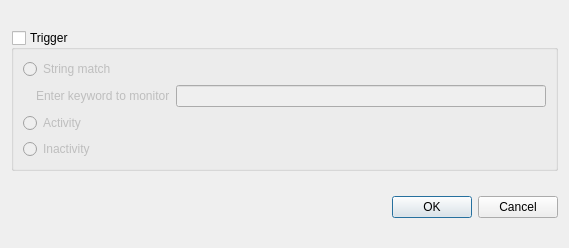
<?xml version="1.0" encoding="UTF-8"?>
<ui version="4.0">
 <class>TriggerSetupDialog</class>
 <widget class="QDialog" name="TriggerSetupDialog">
  <property name="geometry">
   <rect>
    <x>0</x>
    <y>0</y>
    <width>569</width>
    <height>248</height>
   </rect>
  </property>
  <property name="sizePolicy">
   <sizepolicy hsizetype="Preferred" vsizetype="Maximum">
    <horstretch>0</horstretch>
    <verstretch>0</verstretch>
   </sizepolicy>
  </property>
  <property name="windowTitle">
   <string>Dialog</string>
  </property>
  <layout class="QVBoxLayout" name="verticalLayout_2">
   <item>
    <widget class="QGroupBox" name="groupBox">
     <property name="sizePolicy">
      <sizepolicy hsizetype="Preferred" vsizetype="Maximum">
       <horstretch>0</horstretch>
       <verstretch>0</verstretch>
      </sizepolicy>
     </property>
     <property name="title">
      <string>Trigger</string>
     </property>
     <property name="checkable">
      <bool>true</bool>
     </property>
     <property name="checked">
      <bool>false</bool>
     </property>
     <layout class="QVBoxLayout" name="verticalLayout">
      <item>
       <widget class="QRadioButton" name="stringRadioButton">
        <property name="text">
         <string>String match</string>
        </property>
       </widget>
      </item>
      <item>
       <layout class="QHBoxLayout" name="textInputLayout">
        <item>
         <widget class="QLabel" name="label_2">
          <property name="text">
           <string/>
          </property>
         </widget>
        </item>
        <item>
         <layout class="QHBoxLayout" name="horizontalLayout">
          <item>
           <widget class="QLabel" name="label">
            <property name="text">
             <string>Enter keyword to monitor</string>
            </property>
           </widget>
          </item>
          <item>
           <widget class="QLineEdit" name="keywordLineEdit"/>
          </item>
         </layout>
        </item>
       </layout>
      </item>
      <item>
       <widget class="QRadioButton" name="activityRadioButton">
        <property name="text">
         <string>Activity</string>
        </property>
       </widget>
      </item>
      <item>
       <widget class="QRadioButton" name="inactivityRadioButton">
        <property name="text">
         <string>Inactivity</string>
        </property>
       </widget>
      </item>
     </layout>
    </widget>
   </item>
   <item>
    <widget class="QDialogButtonBox" name="buttonBox">
     <property name="orientation">
      <enum>Qt::Orientation::Horizontal</enum>
     </property>
     <property name="standardButtons">
      <set>QDialogButtonBox::StandardButton::Cancel|QDialogButtonBox::StandardButton::Ok</set>
     </property>
    </widget>
   </item>
  </layout>
 </widget>
 <resources/>
 <connections>
  <connection>
   <sender>buttonBox</sender>
   <signal>accepted()</signal>
   <receiver>TriggerSetupDialog</receiver>
   <slot>accept()</slot>
   <hints>
    <hint type="sourcelabel">
     <x>248</x>
     <y>254</y>
    </hint>
    <hint type="destinationlabel">
     <x>157</x>
     <y>274</y>
    </hint>
   </hints>
  </connection>
  <connection>
   <sender>buttonBox</sender>
   <signal>rejected()</signal>
   <receiver>TriggerSetupDialog</receiver>
   <slot>reject()</slot>
   <hints>
    <hint type="sourcelabel">
     <x>316</x>
     <y>260</y>
    </hint>
    <hint type="destinationlabel">
     <x>286</x>
     <y>274</y>
    </hint>
   </hints>
  </connection>
 </connections>
</ui>
